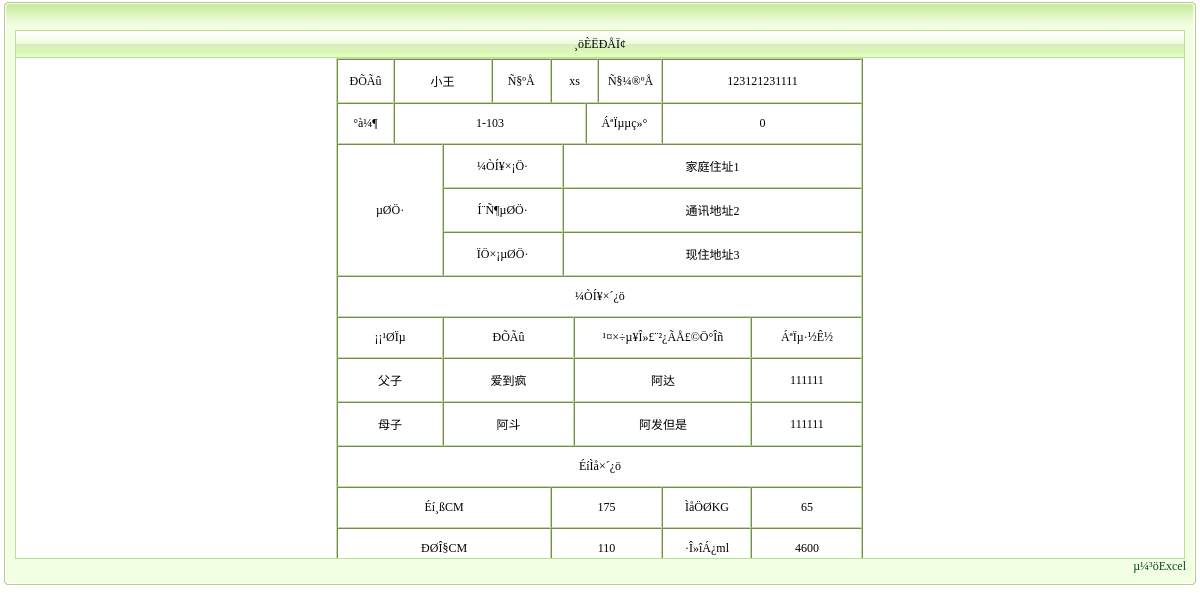
Page /sys/tab/s_all.php (signed in) on the committed database.
### tables this page shows
CREATE TABLE IF NOT EXISTS `student` (
  `id` int(4) NOT NULL AUTO_INCREMENT,
  `user_id` int(4) NOT NULL,
  `studentcode` varchar(50) NOT NULL,
  `studentno` varchar(50) NOT NULL,
  `name` varchar(80) NOT NULL,
  `grade` int(4) NOT NULL,
  `telehpon` bigint(25) NOT NULL DEFAULT '0',
  `homeadd` varchar(200) NOT NULL,
  `postaladdress` varchar(200) NOT NULL,
  `address` varchar(200) NOT NULL,
  PRIMARY KEY (`id`)
);

CREATE TABLE IF NOT EXISTS `grade` (
  `id` int(4) NOT NULL AUTO_INCREMENT,
  `gname` varchar(200) NOT NULL,
  PRIMARY KEY (`id`)
);

CREATE TABLE IF NOT EXISTS `home` (
  `id` int(4) NOT NULL AUTO_INCREMENT,
  `user_id` int(4) NOT NULL,
  `title` varchar(80) NOT NULL,
  `name` varchar(80) NOT NULL,
  `work` varchar(200) NOT NULL,
  `telephone` varchar(25) NOT NULL,
  PRIMARY KEY (`id`)
);

CREATE TABLE IF NOT EXISTS `health` (
  `id` int(4) NOT NULL AUTO_INCREMENT,
  `user_id` int(4) NOT NULL,
  `height` varchar(10) NOT NULL,
  `weight` varchar(10) NOT NULL,
  `bust` varchar(10) NOT NULL,
  `vc` varchar(10) NOT NULL,
  `vision_left` varchar(10) NOT NULL,
  `vision_right` varchar(18) NOT NULL,
  PRIMARY KEY (`id`)
);

### sys/tab/student_fun.php (called while the page is built, shortened)
<?php
	class student_fun{
		public function  select_student($uid){
			$query="select * from student where user_id=".$uid;
			$result=mysql_query($query);
			return $result;
		}
		public function select_home($uid){
			$query = "select * from home where user_id=".$uid;
			$result = mysql_query($query);
			return $result;
		}
		public function select_health($uid){
			$query = "select * from health where user_id=".$uid;
			$result = mysql_query($query);
			return $result;
		}
	}
?>

### sys/tab/s_all.php (the view, shortened to what this page needs)
<?php
	include_once './student_fun.php';
	include_once './teacher_fun.php';
	$obj = new student_fun();
	$uid = $_SESSION['uid'];
	$result = $obj->select_student($uid);
	$rvalue = mysql_fetch_row($result);
?>
<!DOCTYPE html PUBLIC "-//W3C//DTD XHTML 1.0 Transitional//EN" "http://www.w3.org/TR/xhtml1/DTD/xhtml1-transitional.dtd">
<html xmlns="http://www.w3.org/1999/xhtml">
<head>
</head>
<body>
<table width="100%" border="0" align="center" cellpadding="0" cellspacing="0">
  <tr>
    <td height="30"><table width="100%" border="0" cellspacing="0" cellpadding="0">
      <tr>
        <td width="15" height="30"><img src="images/tab_03.gif" width="15" height="30" /></td>
        <td width="1101" background="images/tab_05.gif"><span class="STYLE4"></span></td>
        <td width="281" background="images/tab_05.gif"></td>
        <td width="14"><img src="images/tab_07.gif" width="14" height="30" /></td>
      </tr>
    </table></td>
  </tr>
  <tr>
    <td><table width="100%" border="0" cellspacing="0" cellpadding="0">
      <tr>
        <td width="9" background="images/tab_12.gif">&nbsp;</td>
        <td bgcolor="#f3ffe3"><table width="99%" border="0" align="center" cellpadding="0" cellspacing="1" bgcolor="#c0de98" onmouseover="changeto()"  onmouseout="changeback()">
          <tr>
            <td width="6%" height="26" background="images/tab_14.gif" class="STYLE1"><div align="center" class="STYLE2 STYLE1">¸öÈËÐÅÏ¢</div></td>
          </tr>
          <tr>
            <td height="18" bgcolor="#FFFFFF" class="STYLE2">
            	<div align="center" class="STYLE2 STYLE1" style="height:500px;  overflow:scroll;">
            	 	<table border="1" style="border-color:#C0DE98; " cellspacing="0" cellpadding="0" width="527">
					  <tr>
					    <td width="45" nowrap="nowrap"><p align="center">ÐÕÃû </p></td>
					    <td nowrap="nowrap" colspan="2"><p align="center"><?php echo $rvalue[4];?> </p></td>
					    <td width="57" nowrap="nowrap"><p align="center">Ñ§ºÅ </p></td>
					    <td nowrap="nowrap" colspan="4"><p align="center"><?php echo $rvalue[3];?></p></td>
					    <td width="62" nowrap="nowrap"><p align="center">Ñ§¼®ºÅ </p></td>
					    <td nowrap="nowrap" colspan="2"><p align="center"><?php echo $rvalue[2];?></p></td>
					  </tr>
					  <tr>
					    <td width="45" nowrap="nowrap"><p align="center">°à¼¶ </p></td>
					    <td nowrap="nowrap" colspan="6"><p align="center">
					    <?php
					      if($rvalue[5]!=null ||$rvalue[5]!=0){
					    	$gname = "select * from grade where id=".$rvalue[5];
					    	$gresult = mysql_query($gname);
					    	$grow = mysql_fetch_row($gresult);
					    	if($grow){
					    		echo $grow[1];
					    	}
					      }
					    ?>
					    </p></td>
					    <td nowrap="nowrap" colspan="2"><p align="center">ÁªÏµµç»° </p></td>
					    <td nowrap="nowrap" colspan="2"><p align="center"><?php echo $rvalue[6];?> </p></td>
					  </tr>
					  <tr>
					    <td colspan="2" rowspan="3"><p align="center">µØÖ· </p></td>
					    <td nowrap="nowrap" colspan="3"><p align="center">¼ÒÍ¥×¡Ö· </p></td>
					    <td nowrap="nowrap" colspan="6"><p align="center"><?php echo $rvalue[7];?></p></td>
					  </tr>
					  <tr>
					    <td nowrap="nowrap" colspan="3"><p align="center">Í¨Ñ¶µØÖ· </p></td>
					    <td nowrap="nowrap" colspan="6"><p align="center"><?php echo $rvalue[8];?> </p></td>
					  </tr>
					  <tr>
					    <td nowrap="nowrap" colspan="3"><p align="center">ÏÖ×¡µØÖ· </p></td>
					    <td nowrap="nowrap" colspan="6"><p align="center"><?php echo $rvalue[9];?> </p></td>
					  </tr>
					  <tr>
					    <td nowrap="nowrap" colspan="11"><p align="center">¼ÒÍ¥×´¿ö </p></td>
					  </tr>
					  <tr>
					    <td nowrap="nowrap" colspan="2"><p align="center">¡¡¹ØÏµ </p></td>
					    <td nowrap="nowrap" colspan="4"><p align="center">ÐÕÃû </p></td>
					    <td nowrap="nowrap" colspan="4"><p align="center">¹¤×÷µ¥Î»£¨²¿ÃÅ£©Ö°Îñ </p></td>
					    <td width="109" nowrap="nowrap"><p align="center">ÁªÏµ·½Ê½ </p></td>
					  </tr>
					  <?php
					  		if($uid == $rvalue[1]){
						  		$result = $obj->select_home($uid);
						  		while($row=mysql_fetch_row($result)){
						  			echo "
						  				  <tr>
										    <td nowrap='nowrap' colspan='2'><p align='center'>$row[2]</p></td>
										    <td nowrap='nowrap' colspan='4'><p align='center'>$row[3]</p></td>
										    <td nowrap='nowrap' colspan='4'><p align='center'>$row[4]</p></td>
										    <td width='109' nowrap='nowrap'><p align='center'>$row[5]</p></td>
										  </tr>
						  				";
						  		}
					  		}
					  ?>
					  <tr>
					    <td nowrap="nowrap" colspan="11"><p align="center">ÉíÌå×´¿ö </p></td>
					  </tr>
					  <?php
					  		if($uid == $rvalue[1]){
						  		$result = $obj->select_health($uid);
								$row = mysql_fetch_row($result);
					  		}
					  ?>
					  <tr>
					    <td nowrap="nowrap" colspan="4"><p align="center">Éí¸ßCM</p></td>
					    <td nowrap="nowrap" colspan="5"><p align="center"><?php echo $row[2];?> </p></td>
					    <td width="87" nowrap="nowrap"><p align="center">ÌåÖØKG</p></td>
					    <td width="109" nowrap="nowrap"><p align="center"><?php echo $row[3];?></p></td>
					  </tr>
					  <tr>
					    <td nowrap="nowrap" colspan="4"><p align="center">ÐØÎ§CM</p></td>
					    <td nowrap="nowrap" colspan="5"><p align="center"><?php echo $row[4];?></p></td>
					    <td width="87" nowrap="nowrap"><p align="center">·Î»îÁ¿ml</p></td>
					    <td width="109" nowrap="nowrap"><p align="center"><?php echo $row[5];?></p></td>
					  </tr>
					</table>
            	</div>
            </td>
          </tr>
        </table></td>
        <td width="9" background="images/tab_16.gif">&nbsp;</td>
      </tr>
    </table></td>
  </tr>
  <tr>
    <td height="29"><table width="100%" border="0" cellspacing="0" cellpadding="0">
      <tr>
        <td width="15" height="29"><img src="images/tab_20.gif" width="15" height="29" /></td>
        <td background="images/tab_21.gif"><table width="100%" border="0" cellspacing="0" cellpadding="0">
          <tr>
            <td width="25%" height="29" nowrap="nowrap"><span class="STYLE1"></span></td>
            <td width="75%" valign="top" class="STYLE1"><div align="right">
            <a href="excel_export.php?id=<?php echo $_GET['id'];?>&uid=<?php echo $_GET['uid'];?>">µ¼³öExcel</a>
            </div></td>
          </tr>
        </table></td>
        <td width="14"><img src="images/tab_22.gif" width="14" height="29" /></td>
      </tr>
    </table></td>
  </tr>
</table>
</body>
</html>

### sys/tab/s_all.php (style rules this page uses)
.STYLE1 { font-size: 12px }
a:link { font-size: 12px; color: #06482a; text-decoration: none; }

### rows in the picture
student: name "小王", studentno "xs", studentcode "123121231111", telehpon "0", homeadd "家庭住址1", postaladdress "通讯地址2", address "现住地址3"
grade: gname "1-103"
home: title "父子", name "爱到疯", work "阿达", telephone "111111"
home: title "母子", name "阿斗", work "阿发但是", telephone "111111"
health: height "175", weight "65", bust "110", vc "4600"
